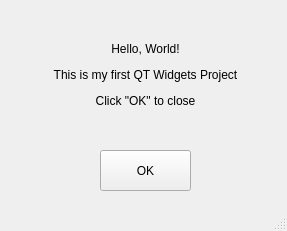
<?xml version="1.0" encoding="UTF-8"?>
<ui version="4.0">
 <class>MainWindow</class>
 <widget class="QMainWindow" name="MainWindow">
  <property name="geometry">
   <rect>
    <x>0</x>
    <y>0</y>
    <width>287</width>
    <height>231</height>
   </rect>
  </property>
  <property name="windowTitle">
   <string>Hello, World</string>
  </property>
  <widget class="QWidget" name="centralWidget">
   <widget class="QPushButton" name="pushButton">
    <property name="geometry">
     <rect>
      <x>100</x>
      <y>150</y>
      <width>91</width>
      <height>41</height>
     </rect>
    </property>
    <property name="text">
     <string>OK</string>
    </property>
   </widget>
   <widget class="QLabel" name="label">
    <property name="geometry">
     <rect>
      <x>40</x>
      <y>10</y>
      <width>211</width>
      <height>131</height>
     </rect>
    </property>
    <property name="text">
     <string>&lt;html&gt;&lt;head/&gt;&lt;body&gt;&lt;p align=&quot;center&quot;&gt;&lt;span style=&quot; font-size:9pt;&quot;&gt;Hello, World!&lt;/span&gt;&lt;/p&gt;&lt;p align=&quot;center&quot;&gt;&lt;span style=&quot; font-size:9pt;&quot;&gt;This is my first QT Widgets Project&lt;/span&gt;&lt;/p&gt;&lt;p align=&quot;center&quot;&gt;&lt;span style=&quot; font-size:9pt;&quot;&gt;Click &amp;quot;OK&amp;quot; to close&lt;/span&gt;&lt;/p&gt;&lt;/body&gt;&lt;/html&gt;</string>
    </property>
   </widget>
  </widget>
  <widget class="QMenuBar" name="menuBar">
   <property name="geometry">
    <rect>
     <x>0</x>
     <y>0</y>
     <width>287</width>
     <height>21</height>
    </rect>
   </property>
  </widget>
  <widget class="QStatusBar" name="statusBar"/>
 </widget>
 <layoutdefault spacing="6" margin="11"/>
 <resources/>
 <connections/>
</ui>
